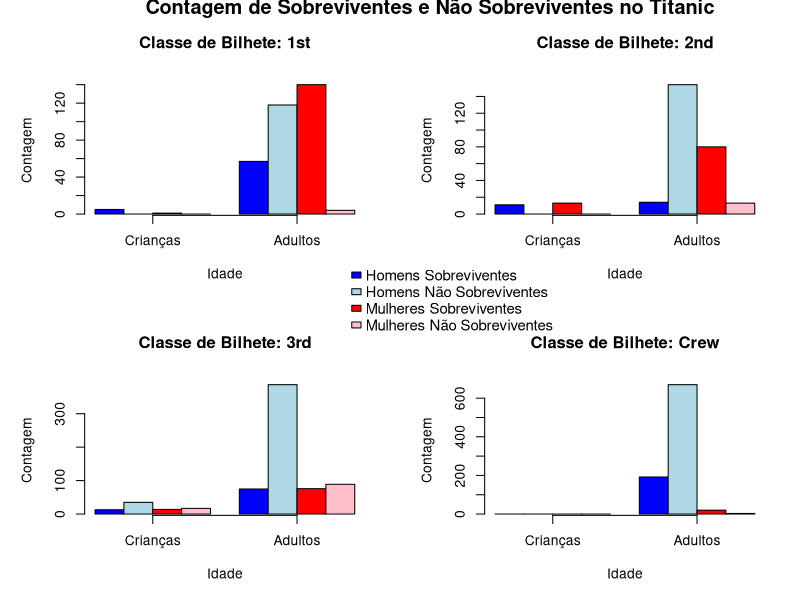

Reproduce this figure in R.
            #-------------------------------------#
            #  Estruturas de Dados em R - EST064  #
            #    Atividade 03 - 24/05/2024        #
            #-------------------------------------#

# Matriz

## Ax = b
A <- matrix(c(1, 2, 3, 2, 5, 9, 5, 7, 8), nrow = 3, byrow = T)
B <- c(20, 100, 200)

## Calculando o determinante da matriz
det.A <- det(A)
det.A

## Verificação da solução do sistema
if(det.A != 0){
  sol <- solve(A, B)
  sol
} else {
  print("O Sistema não possui solução")
}


# Fatores

## Troca de níveis em um vetor de fatores
z <- factor(c("p", "q", "p", "r", "q"))
z

levels(z)[levels(z) == "p"] <- "w"
z

## Concatenacao de vetores e comando sample()

set.seed(666)
sample(1:10, replace = T)


s1 <- factor(sample(letters, size = 5, replace = TRUE))
s2 <- factor(sample(letters, size = 5, replace = TRUE))

s_concatenado <- factor(c(s1, s2))

s_concatenado


## Conjunto de dados `íris`e função `cut()`:
data(iris)

intervalos <- c(4.30, 5.02, 5.74, 6.46, 7.18, 7.901)
rotulos <- c("(4.3, 5.02]", "(5.02, 5.74]", "(5.74, 6.46]", "(6.46, 7.18]", "(7.18, 7.9]")
frequencias <- c(32, 41, 42, 24, 11)

iris$Sepal.Length_categorizado <- cut(iris$Sepal.Length, breaks = intervalos, labels = rotulos, right = F)
contagem <- table(iris$Sepal.Length_categorizado)
contagem

## Gerando uma tabela de contingência a partir do conjunto de dados `iris` com o fator `Species`.

data(iris)
categorias <- table(iris$Sepal.Length < 5, iris$Species)
rownames(categorias) <- c("FALSE", "TRUE")
colnames(categorias) <- levels(iris$Species)
categorias

## Gerando um vetor de fator de respostas:

respostas <- factor(c("Concordo", "Concordo", "Concordo fortemente", "Discordo", "Concordo"))
respostas <- factor(respostas, levels = c("Concordo fortemente", levels(respostas)[-which(levels(respostas) == "Concordo fortemente")]))

levels(respostas) <- c(levels(respostas), "Discordo fortemente")
respostas

## Encontrando os índices dos valores e combinando com os índices dos níveis do fator
x <- factor(c("alto", "baixo", "médio", "alto", "alto", "baixo", "médio"))

df <- data.frame(levels = unique(x), value = seq_along(unique(x)))
df



# Listas

## Dado p, q e x, qual o valor de x[2]?
p <- c(2, 7, 8)
q <- c("A", "B", "C")
x <- list(p, q)
x[2]

## Dado w, v e x, qual comando substituirá "A" em x por "K"?
w <- c(2, 7, 8)
v <- c("A", "B", "C")
x <- list(w, v)
x[[2]] <- replace(x[[2]], x[[2]] == "A", "K")
x

## Dado a lista `a` qual comando dará a soma de todos os elementos de `a`?
a <- list("x" = 5, "y" = 10, "z" = 15)
soma <- sum(unlist(a))
soma

## Dado a lista `nova`, qual o comando irá adicionar `1`a cada elemento do primeiro vetor de `nova`?
nova <- list(a = 1:10, b = "Férias", c = "Olá")
nova$a <- nova$a + 1
nova

## Dado a lista `b`, qual o comando irá imprimir todos os elementos de `b` exceto o segundo elemento do primeiro vetor de `b`?
b <- list(a = 1:10, c = "Olá", d = "AA")
b$a <- b$a[-2]
b

## Dado a lista `x`, qual o comando irá acrescentar um novo item `z` à lista `x` com z = "Novo item"?
x <- list(a = 5:10, c = "Olá", d = "AA")
x$z <- "Novo item"
x

## Dado a lista `y`, qual o comando irá atribuir os nomes (“um”, “dois”, “três”) aos três elementos de `y`?
y <- list(1:10, "string", 666)
names(y) <- c("um", "dois", "três")
y

## Dado a lista `x`, qual o comando irá apresentar o comprimento do vetor r, de x?
x <- list(y = 1:10, t = "Olá", f = "TT", r = 5:20)
comprimento_r <- length(x$r)
comprimento_r


# Criando Data Frame

## Criando o data frame df.res a partir da vinculação por linhas de df.A e df.B
df.A <- data.frame(var1 = 1:5, var2 = LETTERS[1:5])
df.B <- data.frame(var1 = 6:10, var2 = LETTERS[6:10])

df.res <- rbind(df.A, df.B)
head(df.res)

## Apresentando a classe de cada coluna:
classes <- sapply(df.res, class)
classes

## Construindo o data frame df.A2 e vinculando por linhas com `df.B`
df.A2 <- data.frame(var1 = 1:6, var2 = LETTERS[1:6])

df.res2 <- rbind(df.A2, df.B)
tail(df.res2)

##  Adicionando o vetor var3 como uma nova variável de `df.res`
var3 <- 11:20

df.res <- cbind(df.res, var3)
head(df.res)

## Rearranjando as colunas nesse data frame (`df.res`) para que elas fiquem na ordem: `var1`, `var3`, `var2`.
df.res <- df.res[, c("var1", "var3", "var2")]
head(df.res)


# Trabalhando com Data Frame 

## Verificando se o objeto `state.x77` é um data frame, caso contrário será transformado em um.
if(!is.data.frame(state.x77)){
  state.x77 <- as.data.frame(state.x77)
}

head(state.x77)

## Determinando quantos estados têm renda inferior a 4300
estados <- sum(state.x77$Income < 4300)
estados

## Determinando qual é o estado com maior renda
indice <- which.max(state.x77$Income)
estado_maior_renda <- rownames(state.x77)[indice]
estado_maior_renda

## Construindo data frame `state`.
state_abb <- state.abb
state_area <- state.area
state_division <- state.division
state_name <- state.name
state_region <- state.region

state <- data.frame(Abb = state_abb, Area = state_area, Division = state_division,
                    Name = state_name, Region = state_region, row.names = state_name)

head(state)

## Construindo o data frame `estados`.
state.x77 <- state.x77[order(rownames(state.x77)), ]

state <- state[order(rownames(state)), ]

estados <- cbind(state, state.x77)
head(estados)

## Renomeando as variáveis.
colnames(estados) <- c("Abb", "Area", "Div", "Name", "Reg", 
                       substr(names(state.x77), 1, 3))
head(estados)

## Removendo a variável `div`.
estados <- subset(estados, select = -Div)
head(estados)

## Construindo o subconjunto `estados.a`.
colnames(estados) <- trimws(colnames(estados)) # Tirando o espaço de HS
estados.a <- subset(estados, select = -c(Lif, HS, Fro, Abb, Are))
head(estados.a)

## Categorizando a variável `Illiteracy` e adicionando ao data frame `estados`.
intervalos <- c(0.0, 1.0, 2.0, Inf)
estados$Illiteracy_Level <- cut(estados$Ill, breaks = intervalos, 
                                labels = c("baixo", "algum", "alto"), right = TRUE)

estados$Illiteracy_Level <- factor(estados$Illiteracy_Level, 
                                   levels = c("baixo", "algum", "alto"))
head(estados)

## Determinando o estado com maior renda na região oeste e que possui baixo analfabetismo.
estados_oeste <- subset(estados, Reg == "West" & Illiteracy_Level == "baixo")
estado_maior_renda <- estados_oeste[which.max(estados_oeste$Inc), ]

(nome_renda <- estado_maior_renda$Name)
(renda_maxima <- estado_maior_renda$Inc)

# Trabalhando com o array `Titanic{datasets}`

## Determinando número total de passageiros com informações, número de sobreviventes, número de não sobreviventes e a taxa de sobrevivência global (%):
data("Titanic")

(total_passageiros <- sum(Titanic))

(sobreviventes <- sum(Titanic[,,,"Yes"]))

(nao_sobreviventes <- sum(Titanic[,,,"No"]))

(taxa_sobrevivencia <- sobreviventes / total_passageiros * 100)

## Determinando os passageiros por sexo e por classe de bilhete:
(passageiros_genero <- apply(Titanic, c("Sex"), sum))
(passageiros_classe <- apply(Titanic, c("Class", "Sex"), sum))

## Determinando taxa de sobrevivência dos passageiros por sexo:
(sobreviventes_sexo <- apply(Titanic[,,,"Yes"], "Sex", sum))
(nao_sobreviventes_sexo <- apply(Titanic[,,,"No"], "Sex", sum))

(total_passageiros <- sobreviventes_sexo + nao_sobreviventes_sexo)

(taxa<- round((sobreviventes_sexo / total_passageiros) * 100, 2))

## Determinando a distribuição de idade por classe de bilhete, por sexo:
titanic_df <- as.data.frame(Titanic)
(distrib_idade_classe_sexo <- aggregate(Freq ~ Class + Sex + Age, data = titanic_df, sum))

## Análise em relação a chance de sobrevivência de acordo com o sexo, a classe do bilhete e a idade(adulto ou criança):
distrib_idade_classe_sexo_surv <- aggregate(Freq ~ Class + Sex + Age + Survived, 
                                            data = titanic_df, sum)

par(mfrow = c(2, 2), mar = c(5, 5, 5, 2) + 0.1) 

classes <- unique(distrib_idade_classe_sexo_surv$Class)

for (classe in classes) {
  subset_data <- subset(distrib_idade_classe_sexo_surv, Class == classe)
  male_survived <- subset(subset_data, Sex == "Male" & Survived == "Yes")$Freq
  male_not_survived <- subset(subset_data, Sex == "Male" & Survived == "No")$Freq
  female_survived <- subset(subset_data, Sex == "Female" & Survived == "Yes")$Freq
  female_not_survived <- subset(subset_data, Sex == "Female" & Survived == "No")$Freq
  bp <- barplot(
    height = rbind(male_survived, male_not_survived, female_survived, female_not_survived),
    beside = TRUE,
    col = c("blue", "lightblue", "red", "pink"),
    main = paste("Classe de Bilhete:", classe),
    xlab = "Idade",
    ylab = "Contagem"
  )
  axis(1, at = colMeans(bp), labels = c("Crianças", "Adultos"))
}

par(mfrow = c(1, 1))
legend("center",  legend = c("Homens Sobreviventes", "Homens Não Sobreviventes", 
                             "Mulheres Sobreviventes", "Mulheres Não Sobreviventes"), y.intersp = 1.4, x.intersp = 0.4,
       fill = c("blue", "lightblue", "red", "pink"),bty = "n", inset = c(1, 1), cex = 0.9)
title(main = "Contagem de Sobreviventes e Não Sobreviventes no Titanic", line = 4.4)

